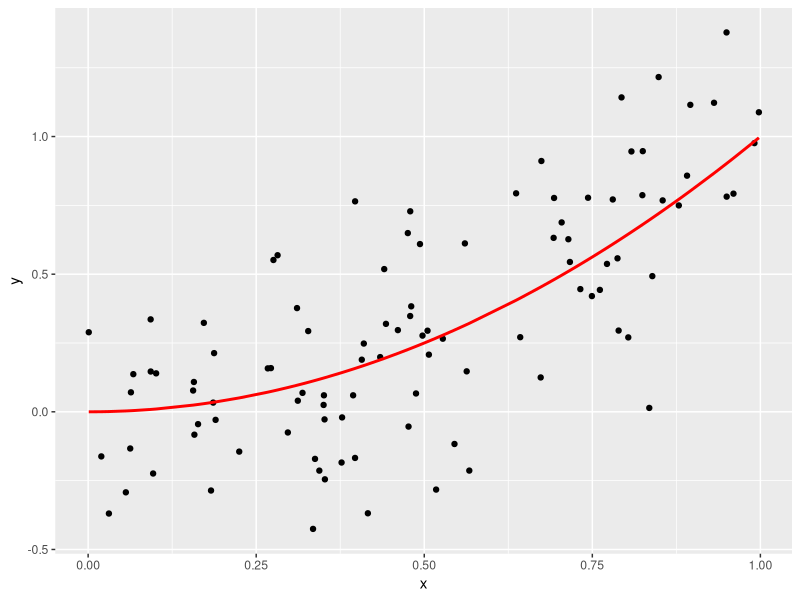
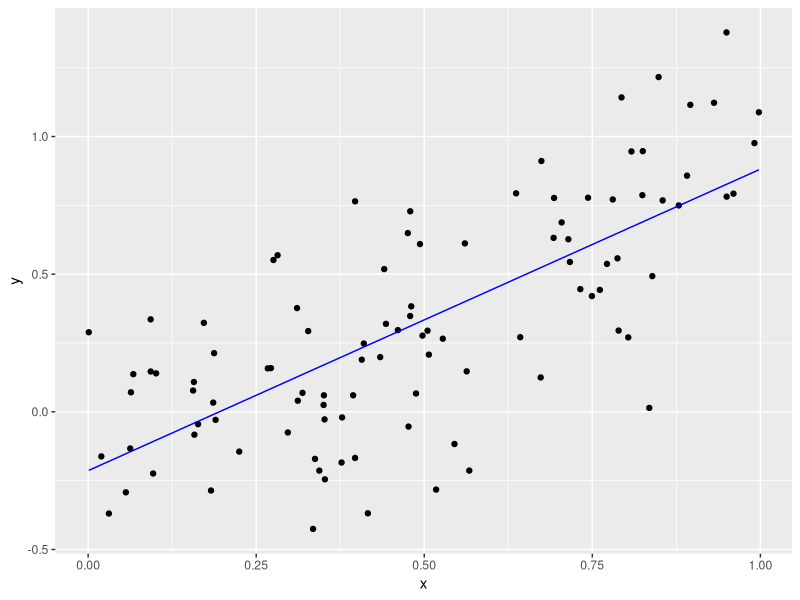

These figures' R source, in order: (Note: a time limit stopped this script after it produced the figures.)
# Setup -------------------------------------------------------------------
library(tidyverse)
library(broom)

# Let these be:
# -true function f(x) for a one-dimensional predictor x
# -the standard deviation of the true epsilon i.e. the noise
f <- function(x) {
  x^2
}
sigma <- 0.3

# This function generates a random sample. Random in terms of both
# -the predictor x
# -the amount of noise eps
generate_sample <- function(f, n_sim, sigma) {
  data_frame(
    x = runif(n = n_sim, min = 0, max = 1),
    f_x = f(x),
    eps = rnorm(n = n_sim, mean = 0, sd = sigma),
    y = f_x + eps
  )
}



# Generate Training Data via Sampling -------------------------------------
train_data <- generate_sample(f, n_sim = 100, sigma = sigma)

# The true model f(x) is in red. We observe points (x,y). Here we are pretending
# to know the exact break down of y into f(x) and eps
ggplot(train_data, aes(x=x)) +
  geom_point(aes(y=y)) +
  geom_line(aes(y=f_x), col="red", size=1)

# In a realistic situation, we only know x & y, not f(x) & eps. So we should
# remove them
train_data <- train_data %>%
  select(x, y)



# Generate Test Data, Fit Model, and Get Predictions -------------------

# 1. Generate test data via sampling. Recall in test data, we only have the
# predictors x:
test_data <- generate_sample(f, n_sim = 100, sigma = sigma) %>%
  select(x)

# 2. Fit Model: Simple linear regression
model <- lm(y ~ x, data = train_data)
train_data_augmented <- model %>%
  augment() %>%
  tbl_df()
# Plot fitted model to training data
ggplot(data=train_data_augmented, aes(x=x)) +
  geom_point(aes(y=y)) +
  geom_line(aes(y=.fitted), col="blue")

# 3. Get Predictions
# Note: we use augment(newdata=BLAH) here, since it works. This is equivalent
# to using the predict() function.
predictions <- model %>%
  augment(newdata=test_data) %>%
  tbl_df() %>%
  .[[".fitted"]]



# Main For Loop -------------------------------------------------
set.seed(76)
n_sim <- 10000

# Create new test data: a single point
x0 <- 0.95
test_data <- data_frame(x=x0)

# Save predictions here
predictions <-c()

for(i in 1:n_sim) {
  # FILL THIS IN:
  train_data <- generate_sample(f, n_sim = 100, sigma = sigma)
  
  model <- lm(y ~ x, data = train_data)
  train_data_augmented <- model %>%
    augment() %>%
    tbl_df()
  data<-model %>%
    augment(newdata=test_data) %>%
    tbl_df()

  predictions <- predictions %>% 
    rbind(data)

  if(i %% 100 == 0){
    print(i)
  }
}


# Pull the Curtain! Reveal truth: i.e. show all components we really know, but
# pretended not to:
set.seed(76)
truth <- data_frame(
  x = rep(x0, n_sim),
  f_x = f(x),
  eps = rnorm(n = n_sim, mean = 0, sd = 0.3),
  y = f_x + eps
  )

# Add predictions
truth <- truth %>%
  mutate(y_hat=predictions$.fitted)

# Compute MSE, (Avg Bias of f_hat)^2, Variance of f_hat, sigma^2:
# FILL THIS IN:

MSE<-truth %>% 
  summarize(mse=mean((y-y_hat)^2))

bias<-truth %>% 
  summarize(bias=(mean(f_x-y_hat))^2)
  
variance<-truth %>% 
  summarize(var=var(y_hat))
  
sigma_sq<-c(sigma^2)

check<-c(sigma_sq+variance+bias)





  
